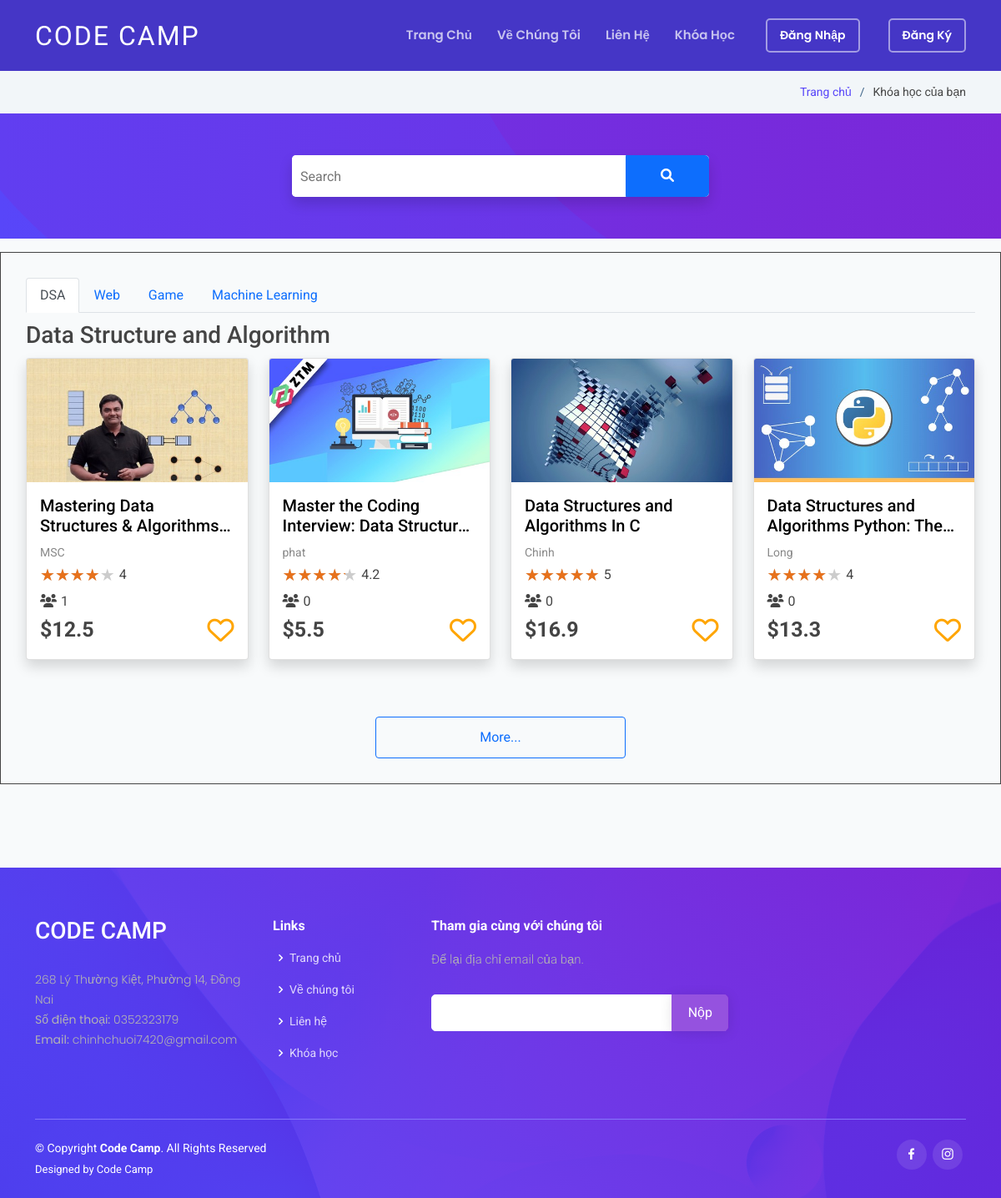
The page /Course on the database its author committed.
### tables this page shows
CREATE TABLE `course` (
  `id` int(11) NOT NULL,
  `name` varchar(255) NOT NULL,
  `img` text NOT NULL,
  `author` varchar(255) NOT NULL,
  `price` float NOT NULL,
  `rating` float NOT NULL,
  `category` varchar(255) NOT NULL,
  `content` text NOT NULL,
  `num_users` int(11) NOT NULL
);

CREATE TABLE `contact` (
  `id` int(11) NOT NULL,
  `address` varchar(255) NOT NULL,
  `email` varchar(255) NOT NULL,
  `phonenumber` varchar(255) NOT NULL
);

### mvc/core/Controller.php (called while the page is built, shortened)
<?php
class Controller{
    public function view($view, $data=[]){
        require_once "./mvc/views/".$view.".php";
    }
}
?>

### mvc/controllers/Course.php (called while the page is built, shortened)
<?php
class Course extends Controller{
    public $courseModel;
    public function __construct(){
        $this->courseModel = $this->model("courseModel");
    }
    function SayHi(){
        $username="";
        $this->courseModel->getCourse();
        if($username != ""){
            $this->courseModel->getUserID($username);
            $this->courseModel->getLikedCourse();
        }
        else{
            $this->courseModel->userid = -1;
            $this->courseModel->likedCourse = false;
        }
        $this->view("header_footer",[
            "Page"=>"course",
            "isHome"=>false,
            "username"=>$username,
            "userid"=>$this->courseModel->userid,
            "webCourse"=>$this->courseModel->webCourse,
            "gameCourse"=>$this->courseModel->gameCourse,
            "dsaCourse"=>$this->courseModel->dsaCourse,
            "mlCourse"=>$this->courseModel->mlCourse,
            "likedCourse"=>$this->courseModel->likedCourse,
        ]);
    }
}
?>

### mvc/core/App.php (called while the page is built, shortened)
<?php
class App{
    protected $action="SayHi";
    function __construct(){
        $arr=$this->UrlProcess();
        if( file_exists("./mvc/controllers/".$arr[0].".php") ){
            unset($arr[0]);
        }
        $this->controller = new $this->controller;
        $this->params = $arr?array_values($arr):[];
        call_user_func_array([$this->controller, $this->action], $this->params );
    }
    function UrlProcess(){
        if( isset($_GET["url"]) ){
            return explode("/", filter_var(trim($_GET["url"], "/")));
        }
    }
}
?>

### index.php (called while the page is built, shortened)
<?php
$myApp = new App();
?>

### mvc/core/DB.php (called while the page is built, shortened)
<?php
class DB{
    public $serverName="localhost";
    public $userName="root";
    public $dbPassword="";
    public $dbname="assignmentuser";
    function __construct(){
        $this->conn=mysqli_connect($this->serverName,$this->userName,$this->dbPassword,$this->dbname);
    }
}
?>

### mvc/models/courseModel.php (called while the page is built, shortened)
<?php
    class courseModel extends DB{
        public function getCourse(){
            $sql = "SELECT * FROM `course` WHERE category = 'DSA'";
            $this->dsaCourse= mysqli_query($this->conn,$sql);
        }
    }
?>

### mvc/core/displayCourseList.php (the view, shortened to what this page needs)
<?php
    if($result != false && $result->num_rows > 0){
        $i = 0;
        while($row = mysqli_fetch_assoc($result)){
            if($i >= 4) break;
            else $i++;
            echo '
                <div class="col-12 col-sm-6 col-md-4 col-lg-3 ">
                    <div class="card shadow mb-5 bg-white rounded product">
                        <img src="'.$row['img'].'" class="card-img-top" alt="">
                        <div class="card-body">
                            <a href="Detail?id='.$row['id'].'" class="stretched-link product-link">
                                <h5 class="card-title">'.$row['name'].'</h5>
                            </a>
                            <a href="Search?author='.$row['author'].'" class="author">'.$row['author'].'</a>
                            <div class=" rating d-flex">
                                <div class="rating-star">
                                    <span>★★★★★</span>
                                    <div class="rating-fill" style="width:'.($row['rating']*20).'%;">
                                        <span>★★★★★</span>
                                    </div>
                                </div>
                                <div class="rating-num">'.$row['rating'].'</div>
                            </div>
                            <div class="num-users d-flex align-items-center mt-2">
                                <i class="fas fa-users "></i>
                                <div >'.$row['num_users'].'</div>
                            </div>
                            <div class="price mt-2">$'.$row['price'].'</div>
                            ';
            if($data['username'] == ""){
                echo '<span class = "like" onclick="letLogin()" id = "heart"><i class="far fa-heart fa-heart-o fa-2x" aria-hidden="true" ></i> </span>';
            }
            echo'
                        </div>
                        <div class="more-info">
                            <h6 class="more-info-title">'.$row['name'].'</h6>
                            <div class="product-intro">'.$row['content'].'</div>
                        </div>
                    </div>
                </div>
            ';
        }
    }
?>

### mvc/views/header_footer.php (shortened to what this page needs)
<!DOCTYPE html>
<html lang="en">
<head>
<link rel="stylesheet" href="https://cdn.jsdelivr.net/npm/bootstrap-icons@1.3.0/font/bootstrap-icons.css" />
<link rel="stylesheet" href="https://cdnjs.cloudflare.com/ajax/libs/font-awesome/6.0.0-beta2/css/all.min.css">
  <link rel="stylesheet" href="https://cdnjs.cloudflare.com/ajax/libs/font-awesome/5.15.1/css/all.min.css" />
    <link rel="stylesheet" href="https://maxcdn.bootstrapcdn.com/font-awesome/4.4.0/css/font-awesome.min.css" />
<link rel="stylesheet" href="https://stackpath.bootstrapcdn.com/bootstrap/4.4.1/css/bootstrap.min.css">
<link href= "<?php echo BASEPATH;?>public/assets/vendor/bootstrap/css/bootstrap.min.css" rel="stylesheet">
<link href="<?php echo BASEPATH;?>public/assets/vendor/bootstrap-icons/bootstrap-icons.css" rel="stylesheet">
<link href="<?php echo BASEPATH;?>public/assets/vendor/boxicons/css/boxicons.min.css" rel="stylesheet">
<link href="<?php echo BASEPATH;?>public/assets/vendor/swiper/swiper-bundle.min.css" rel="stylesheet">
<link rel="stylesheet" href="https://cdnjs.cloudflare.com/ajax/libs/font-awesome/6.0.0-beta2/css/all.min.css">
<link rel="stylesheet" href="<?php echo BASEPATH;?>public/assets/fonts/icomoon/style.css">
<link href="<?php echo BASEPATH;?>public/assets/css/style.css" rel="stylesheet" type="text/css">
</head>
<body>
<header id="header" class="fixed-top <?php echo $data['isHome']? "":"header-inner-pages"; ?>">
    <div class="container d-flex align-items-center justify-content-between">
      <h1 class="logo"><a href="<?php echo BASEPATH;?>Home">CODE CAMP</a></h1>
      <nav id="navbar" class="navbar">
        <ul>
          <li><a class="nav-link scrollto " href="Home">Trang Chủ</a></li>
          <li><a class="nav-link scrollto" href="Home#about">Về Chúng Tôi</a></li>
          <li><a class="nav-link scrollto" href="Home#contact">Liên Hệ</a></li>
          <li><a href="Course"><span>Khóa Học</span></a></li>
          <?php
          if($data['username']!=""){
            echo '
                <li><i class="bi bi-bell scrollto user"></i></li>
                <li class="dropdown">
                    <a href=" '.BASEPATH.'Info" ><i class="bi bi-person-circle scrollto user "></i></a>
                    <ul>
                        <li><a href="'.BASEPATH.'UpdateInfo">Thay đổi thông tin</a></li>
                    </ul>
                </li>
                <li>
                    <a href="'.BASEPATH.'Logout">
                        <i class="bi bi-box-arrow-right scrollto user">
                        </i>
                    </a>
                </li>
                </ul>';
          }
          else{
            echo '
            <li><a class="getstarted scrollto" href="'.BASEPATH.'Login">Đăng Nhập</a></li>
            <li><a class="getstarted scrollto" href="'.BASEPATH.'Signup">Đăng Ký</a></li>
            ';
          }
    ?>
        </ul>
      </nav>
    </div>
  </header>
<?php require_once "./mvc/views/pages/".$data['Page'].".php";?>
<footer id="footer">
<div class="footer-top">
<div class="container">
<div class="row">
<?php
    require_once "./mvc/core/DB.php";
    $db=new DB();
    $sql = "SELECT * FROM contact WHERE id=1";
    $res=mysqli_query($db->conn,$sql);
    $result=mysqli_fetch_assoc($res);
?>
  <div class="col-lg-3 col-md-6 footer-contact">
    <h3>Code Camp</h3>
    <p>
      <?php echo $result['address'] ?><br>
      <strong>Số điện thoại: </strong><?php echo $result['phonenumber'] ?><br>
      <strong>Email: </strong> <?php echo $result['email'] ?><br>
    </p>
  </div>
  <div class="col-lg-2 col-md-6 footer-links">
    <h4>Links</h4>
    <ul>
      <li><i class="bx bx-chevron-right"></i> <a href="<?php echo BASEPATH;?>Home">Trang chủ</a></li>
      <li><i class="bx bx-chevron-right"></i> <a href="<?php echo BASEPATH;?>Home#about">Về chúng tôi</a></li>
      <li><i class="bx bx-chevron-right"></i> <a href="<?php echo BASEPATH;?>Home#contact">Liên hệ</a></li>
      <li><i class="bx bx-chevron-right"></i> <a href="<?php echo BASEPATH;?>Course">Khóa học</a></li>
    </ul>
  </div>
  <div class="col-lg-4 col-md-6 footer-newsletter">
    <h4>Tham gia cùng với chúng tôi</h4>
    <p>Để lại địa chỉ email của bạn.</p>
    <form action="" method="post">
      <input type="email" name="email"><input type="submit" value="Nộp">
    </form>
  </div>
</div>
</div>
</div>
<div class="container">
<div class="copyright-wrap d-md-flex py-4">
<div class="me-md-auto text-center text-md-start">
  <div class="copyright">
    &copy; Copyright <strong><span>Code Camp</span></strong>. All Rights Reserved
  </div>
  <div class="credits">
    Designed by <a href="<?php echo BASEPATH;?>Home">Code Camp</a>
  </div>
</div>
<div class="social-links text-center text-md-right pt-3 pt-md-0">
  <a href="#" class="facebook"><i class="bx bxl-facebook"></i></a>
  <a href="#" class="instagram"><i class="bx bxl-instagram"></i></a>
</div>
</div>
</div>
</footer>
</body>
</html>

### mvc/views/pages/course.php (shortened to what this page needs)
<main id="main">
    <section class="breadcrumbs">
      <div class="container">
        <div class="d-flex justify-content-between align-items-center">
          <ol>
            <li><a href="index.html">Trang chủ</a></li>
            <li>Khóa học của bạn</li>
          </ol>
        </div>
      </div>
    </section>
    <section class="phat-section">
    <div class="search">
      <form action="./Search" method="GET" name="" class="search-box shadow">
            <input type="text" name="k" value="<?php echo isset($_GET['k']) ? $_GET['k'] : ''; ?>" placeholder="Search" />
            <button class="btn btn-primary" type="submit">
                <i class="fa fa-search"></i>
            </button>
      </form>
    </div>
    <div class="container-xxl course-main mt-3">
        <nav>
            <div class="nav nav-tabs" id="nav-tab" role="tablist">
              <button class="nav-link active" id="nav-dsa-tab" data-bs-toggle="tab"  data-bs-target="#nav-dsa" type="button" role="tab" aria-controls="nav-dsa" aria-selected="true">DSA</button>
              <button class="nav-link" id="nav-web-tab" data-bs-toggle="tab" data-bs-target="#nav-web" type="button" role="tab" aria-controls="nav-web" aria-selected="false">Web</button>
              <button class="nav-link" id="nav-game-tab" data-bs-toggle="tab" data-bs-target="#nav-game" type="button" role="tab" aria-controls="nav-tab" aria-selected="false">Game</button>
              <button class="nav-link" id="nav-ml-tab" data-bs-toggle="tab" data-bs-target="#nav-ml" type="button" role="tab" aria-controls="nav-tab" aria-selected="false">Machine Learning</button>
            </div>
        </nav>
        <div class="tab-content" id="nav-tabContent">
            <div class="tab-pane fade show active" id="nav-dsa" role="tabpanel" aria-labelledby="nav-dsa-tab">
                <h3 class = "tab-title">Data Structure and Algorithm</h3>
                <div class="row product-list">
                    <?php
                        $result = $data["dsaCourse"];
                        include "./mvc/core/displayCourseList.php";
                    ?>
                </div>
                <div class="more-button">
                    <button type="button" class="btn btn-outline-primary" onclick="location.href='./Search?category=DSA'" >More...</button>
                </div>
            </div>
                    <?php
                        $result = $data["webCourse"];
                        include "./mvc/core/displayCourseList.php";
                    ?>
                    <?php
                        $result = $data["gameCourse"];
                        include "./mvc/core/displayCourseList.php";
                    ?>
                    <?php
                       $result = $data["mlCourse"];
                       include "./mvc/core/displayCourseList.php";
                    ?>
        </div>
    </div>
    </section>
  </main>

### rows shown on the page
course: img (picture), name "Mastering Data Structures &…", author "MSC", rating "4", num_users "1", price "12.5"
course: img (picture), name "Master the Coding Interview: Data…", author "phat", rating "4.2", num_users "0", price "5.5"
course: img (picture), name "Data Structures and Algorithms In C", author "Chinh", rating "5", num_users "0", price "16.9"
course: img (picture), name "Data Structures and Algorithms Python:…", author "Long", rating "4", num_users "0", price "13.3"
contact: address "268 Lý Thường Kiệt, Phường 14, Đồng Nai", phonenumber "0352323179", email "chinhchuoi7420@gmail.com"
